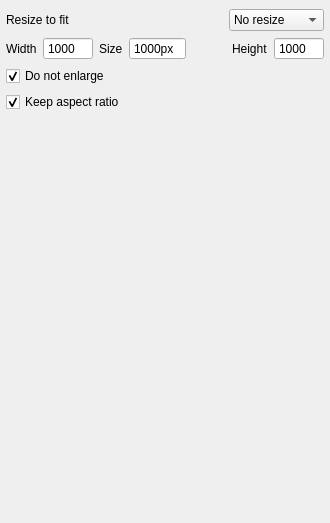
           <widget class="QWidget" name="resize_Tab">
            <attribute name="title">
             <string>Resize</string>
            </attribute>
            <layout class="QVBoxLayout" name="verticalLayout_10">
             <property name="leftMargin">
              <number>6</number>
             </property>
             <property name="topMargin">
              <number>9</number>
             </property>
             <property name="rightMargin">
              <number>6</number>
             </property>
             <property name="bottomMargin">
              <number>6</number>
             </property>
             <item>
              <layout class="QHBoxLayout" name="horizontalLayout_3">
               <item>
                <widget class="QLabel" name="fitTo_Label">
                 <property name="sizePolicy">
                  <sizepolicy hsizetype="Preferred" vsizetype="Preferred">
                   <horstretch>0</horstretch>
                   <verstretch>0</verstretch>
                  </sizepolicy>
                 </property>
                 <property name="text">
                  <string>Resize to fit</string>
                 </property>
                </widget>
               </item>
               <item>
                <layout class="QVBoxLayout" name="verticalLayout_2"/>
               </item>
               <item>
                <spacer name="horizontalSpacer_2">
                 <property name="orientation">
                  <enum>Qt::Horizontal</enum>
                 </property>
                 <property name="sizeHint" stdset="0">
                  <size>
                   <width>40</width>
                   <height>20</height>
                  </size>
                 </property>
                </spacer>
               </item>
               <item>
                <widget class="QComboBox" name="fitTo_ComboBox">
                 <item>
                  <property name="text">
                   <string>No resize</string>
                  </property>
                 </item>
                 <item>
                  <property name="text">
                   <string>Dimensions</string>
                  </property>
                 </item>
                 <item>
                  <property name="text">
                   <string>Percentage</string>
                  </property>
                 </item>
                 <item>
                  <property name="text">
                   <string>Short edge</string>
                  </property>
                 </item>
                 <item>
                  <property name="text">
                   <string>Long edge</string>
                  </property>
                 </item>
                 <item>
                  <property name="text">
                   <string>Width</string>
                  </property>
                 </item>
                 <item>
                  <property name="text">
                   <string>Height</string>
                  </property>
                 </item>
                </widget>
               </item>
              </layout>
             </item>
             <item>
              <widget class="QFrame" name="resize_Frame">
               <property name="frameShape">
                <enum>QFrame::NoFrame</enum>
               </property>
               <property name="frameShadow">
                <enum>QFrame::Plain</enum>
               </property>
               <property name="lineWidth">
                <number>0</number>
               </property>
               <layout class="QVBoxLayout" name="verticalLayout_9">
                <property name="leftMargin">
                 <number>0</number>
                </property>
                <property name="topMargin">
                 <number>0</number>
                </property>
                <property name="rightMargin">
                 <number>0</number>
                </property>
                <property name="bottomMargin">
                 <number>0</number>
                </property>
                <item>
                 <layout class="QHBoxLayout" name="horizontalLayout_4">
                  <item>
                   <widget class="QLabel" name="width_Label">
                    <property name="text">
                     <string>Width</string>
                    </property>
                   </widget>
                  </item>
                  <item>
                   <widget class="QSpinBox" name="width_SpinBox">
                    <property name="sizePolicy">
                     <sizepolicy hsizetype="Preferred" vsizetype="Fixed">
                      <horstretch>0</horstretch>
                      <verstretch>0</verstretch>
                     </sizepolicy>
                    </property>
                    <property name="minimumSize">
                     <size>
                      <width>50</width>
                      <height>0</height>
                     </size>
                    </property>
                    <property name="buttonSymbols">
                     <enum>QAbstractSpinBox::NoButtons</enum>
                    </property>
                    <property name="accelerated">
                     <bool>false</bool>
                    </property>
                    <property name="showGroupSeparator" stdset="0">
                     <bool>false</bool>
                    </property>
                    <property name="minimum">
                     <number>1</number>
                    </property>
                    <property name="maximum">
                     <number>99999</number>
                    </property>
                    <property name="value">
                     <number>1000</number>
                    </property>
                   </widget>
                  </item>
                  <item>
                   <widget class="QLabel" name="edge_Label">
                    <property name="text">
                     <string>Size</string>
                    </property>
                   </widget>
                  </item>
                  <item>
                   <widget class="QSpinBox" name="edge_SpinBox">
                    <property name="sizePolicy">
                     <sizepolicy hsizetype="Preferred" vsizetype="Fixed">
                      <horstretch>0</horstretch>
                      <verstretch>0</verstretch>
                     </sizepolicy>
                    </property>
                    <property name="minimumSize">
                     <size>
                      <width>50</width>
                      <height>0</height>
                     </size>
                    </property>
                    <property name="buttonSymbols">
                     <enum>QAbstractSpinBox::NoButtons</enum>
                    </property>
                    <property name="accelerated">
                     <bool>false</bool>
                    </property>
                    <property name="showGroupSeparator" stdset="0">
                     <bool>false</bool>
                    </property>
                    <property name="suffix">
                     <string>px</string>
                    </property>
                    <property name="minimum">
                     <number>1</number>
                    </property>
                    <property name="maximum">
                     <number>99999</number>
                    </property>
                    <property name="value">
                     <number>1000</number>
                    </property>
                   </widget>
                  </item>
                  <item>
                   <spacer name="horizontalSpacer_3">
                    <property name="orientation">
                     <enum>Qt::Horizontal</enum>
                    </property>
                    <property name="sizeHint" stdset="0">
                     <size>
                      <width>40</width>
                      <height>20</height>
                     </size>
                    </property>
                   </spacer>
                  </item>
                  <item>
                   <widget class="QLabel" name="height_Label">
                    <property name="text">
                     <string>Height</string>
                    </property>
                   </widget>
                  </item>
                  <item>
                   <widget class="QSpinBox" name="height_SpinBox">
                    <property name="sizePolicy">
                     <sizepolicy hsizetype="Preferred" vsizetype="Fixed">
                      <horstretch>0</horstretch>
                      <verstretch>0</verstretch>
                     </sizepolicy>
                    </property>
                    <property name="minimumSize">
                     <size>
                      <width>50</width>
                      <height>0</height>
                     </size>
                    </property>
                    <property name="buttonSymbols">
                     <enum>QAbstractSpinBox::NoButtons</enum>
                    </property>
                    <property name="accelerated">
                     <bool>false</bool>
                    </property>
                    <property name="showGroupSeparator" stdset="0">
                     <bool>false</bool>
                    </property>
                    <property name="minimum">
                     <number>1</number>
                    </property>
                    <property name="maximum">
                     <number>99999</number>
                    </property>
                    <property name="value">
                     <number>1000</number>
                    </property>
                   </widget>
                  </item>
                 </layout>
                </item>
                <item>
                 <widget class="QCheckBox" name="doNotEnlarge_CheckBox">
                  <property name="text">
                   <string>Do not enlarge</string>
                  </property>
                  <property name="checked">
                   <bool>true</bool>
                  </property>
                 </widget>
                </item>
                <item>
                 <widget class="QCheckBox" name="keepAspectRatio_CheckBox">
                  <property name="text">
                   <string>Keep aspect ratio</string>
                  </property>
                  <property name="checked">
                   <bool>true</bool>
                  </property>
                 </widget>
                </item>
               </layout>
              </widget>
             </item>
             <item>
              <spacer name="verticalSpacer_2">
               <property name="orientation">
                <enum>Qt::Vertical</enum>
               </property>
               <property name="sizeHint" stdset="0">
                <size>
                 <width>20</width>
                 <height>405</height>
                </size>
               </property>
              </spacer>
             </item>
            </layout>
           </widget>
